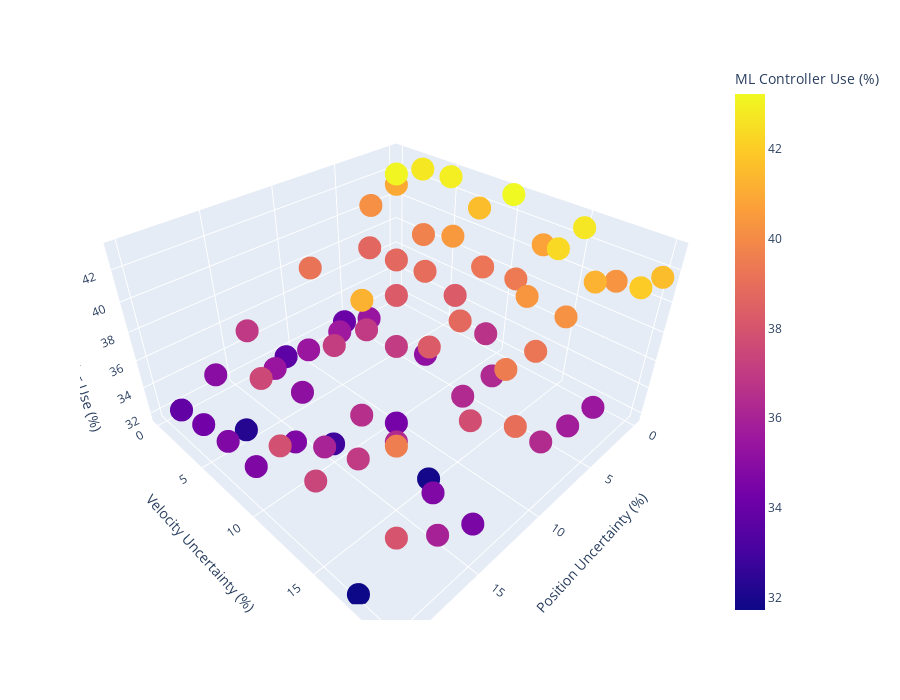

Notebook cell for this chart:
### Code cell
labs = {"percent_change_in_size_of_reachset":"% Change in Size of Reachset",
        "number_of_opponents":"Number of Opponents",
       "reach_time":"Reach Time (s)","velocity_uncertainty":"Velocity Uncertainty (%)","position_uncertainty":"Position Uncertainty (%)","time_taken_lec":"ML Controller Use (%)"}

fig = px.scatter_3d(results2, x="position_uncertainty", y="velocity_uncertainty", 
                    z="time_taken_lec",
                    color="time_taken_lec",
                   labels=labs,width=900, height=700)
fig.show()

#log_x=True,log_y=True,log_z=True,

### Figure 1 — Plotly figure (JSON) as saved in the notebook; plotly's stock layout.template omitted (floating-point values rounded to 4 significant figures)
{"data": [{"hovertemplate": "Position Uncertainty (%)=%{x}<br>Velocity Uncertainty (%)=%{y}<br>ML Controller Use (%)=%{marker.color}<extra></extra>", "legendgroup": "", "marker": {"color": [40.97, 42.77, 42.94, 41.55, 43.22, 40.76, 42.74, 40.29, 41.56, 40.15, 43.12, 39.69, 40.45, 39.24, 39.42, 42.34, 41.27, 41.98, 38.72, 38.77, 38.94, 38.28, 36.7, 40.38, 40.22, 35.54, 34.02, 35.45, 38.27, 35.18, 38.79, 36.3, 39.28, 35.81, 39.17, 35.62, 36.98, 37.04, 38.28, 36.32, 39.49, 36.37, 33.69, 35.51, 37.11, 41.23, 34.41, 31.89, 37.76, 39.01, 36.91, 35.46, 35.13, 32.83, 36.55, 36.38, 34.7, 34.56, 34.99, 32.26, 37.53, 34.67, 36.03, 36.99, 39.52, 35.97, 33.8, 34.29, 34.72, 34.67, 37.82, 37.42, 31.73, 38.01], "coloraxis": "coloraxis", "symbol": "circle"}, "mode": "markers", "name": "", "scene": "scene", "showlegend": false, "type": "scatter3d", "x": [0, 0, 0, 0, 0, 0, 0, 0, 0, 2.5, 2.5, 2.5, 2.5, 2.5, 2.5, 2.5, 2.5, 2.5, 5, 5, 5, 5, 5, 5, 5, 5, 7.5, 7.5, 7.5, 7.5, 7.5, 7.5, 7.5, 7.5, 10, 10, 10, 10, 10, 10, 10, 10, 12.5, 12.5, 12.5, 12.5, 12.5, 12.5, 12.5, 12.5, 15, 15, 15, 15, 15, 15, 15, 15, 17.5, 17.5, 17.5, 17.5, 17.5, 17.5, 17.5, 17.5, 20, 20, 20, 20, 20, 20, 20, 20], "y": [0, 2.5, 5, 7.5, 10, 12.5, 15, 17.5, 20, 0, 2.5, 5, 7.5, 10, 12.5, 15, 17.5, 20, 2.5, 5, 7.5, 10, 12.5, 15, 17.5, 20, 2.5, 5, 7.5, 10, 12.5, 15, 17.5, 20, 2.5, 5, 7.5, 10, 12.5, 15, 17.5, 20, 2.5, 5, 7.5, 10, 12.5, 15, 17.5, 20, 2.5, 5, 7.5, 10, 12.5, 15, 17.5, 20, 2.5, 5, 7.5, 10, 12.5, 15, 17.5, 20, 2.5, 5, 7.5, 10, 12.5, 15, 17.5, 20], "z": [40.97, 42.77, 42.94, 41.55, 43.22, 40.76, 42.74, 40.29, 41.56, 40.15, 43.12, 39.69, 40.45, 39.24, 39.42, 42.34, 41.27, 41.98, 38.72, 38.77, 38.94, 38.28, 36.7, 40.38, 40.22, 35.54, 34.02, 35.45, 38.27, 35.18, 38.79, 36.3, 39.28, 35.81, 39.17, 35.62, 36.98, 37.04, 38.28, 36.32, 39.49, 36.37, 33.69, 35.51, 37.11, 41.23, 34.41, 31.89, 37.76, 39.01, 36.91, 35.46, 35.13, 32.83, 36.55, 36.38, 34.7, 34.56, 34.99, 32.26, 37.53, 34.67, 36.03, 36.99, 39.52, 35.97, 33.8, 34.29, 34.72, 34.67, 37.82, 37.42, 31.73, 38.01]}], "layout": {"coloraxis": {"colorbar": {"title": {"text": "ML Controller Use (%)"}}, "colorscale": [[0, "#0d0887"], [0.1111, "#46039f"], [0.2222, "#7201a8"], [0.3333, "#9c179e"], [0.4444, "#bd3786"], [0.5556, "#d8576b"], [0.6667, "#ed7953"], [0.7778, "#fb9f3a"], [0.8889, "#fdca26"], [1, "#f0f921"]]}, "height": 700, "legend": {"tracegroupgap": 0}, "margin": {"t": 60}, "scene": {"domain": {"x": [0, 1], "y": [0, 1]}, "xaxis": {"title": {"text": "Position Uncertainty (%)"}}, "yaxis": {"title": {"text": "Velocity Uncertainty (%)"}}, "zaxis": {"title": {"text": "ML Controller Use (%)"}}}, "width": 900}}
